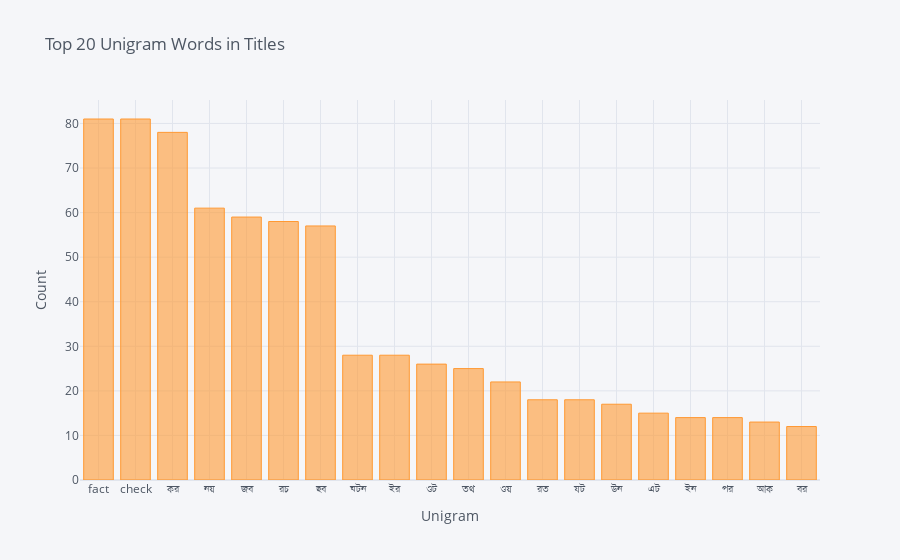

Notebook code cell kept with this figure:
### Code cell
df1 = df1.set_index('Unigram')
df1.iplot(kind='bar', xTitle = 'Unigram', yTitle = 'Count', title = 'Top 20 Unigram Words in Titles' )

### Figure 1 — Plotly figure (JSON) as saved in the notebook; plotly's stock layout.template omitted (floating-point values rounded to 4 significant figures)
{"data": [{"marker": {"color": "rgba(255, 153, 51, 0.6)", "line": {"color": "rgba(255, 153, 51, 1.0)", "width": 1}}, "name": "Frequency", "orientation": "v", "text": "", "type": "bar", "x": ["fact", "check", "কর", "নয়", "জব", "রচ", "ছব", "ঘটন", "ইর", "ওট", "তথ", "ওয়", "রত", "যট", "উন", "এট", "ইন", "পর", "আক", "বর"], "y": [81, 81, 78, 61, 59, 58, 57, 28, 28, 26, 25, 22, 18, 18, 17, 15, 14, 14, 13, 12]}], "layout": {"legend": {"bgcolor": "#F5F6F9", "font": {"color": "#4D5663"}}, "paper_bgcolor": "#F5F6F9", "plot_bgcolor": "#F5F6F9", "title": {"font": {"color": "#4D5663"}, "text": "Top 20 Unigram Words in Titles"}, "xaxis": {"gridcolor": "#E1E5ED", "showgrid": true, "tickfont": {"color": "#4D5663"}, "title": {"font": {"color": "#4D5663"}, "text": "Unigram"}, "zerolinecolor": "#E1E5ED"}, "yaxis": {"gridcolor": "#E1E5ED", "showgrid": true, "tickfont": {"color": "#4D5663"}, "title": {"font": {"color": "#4D5663"}, "text": "Count"}, "zerolinecolor": "#E1E5ED"}}}
